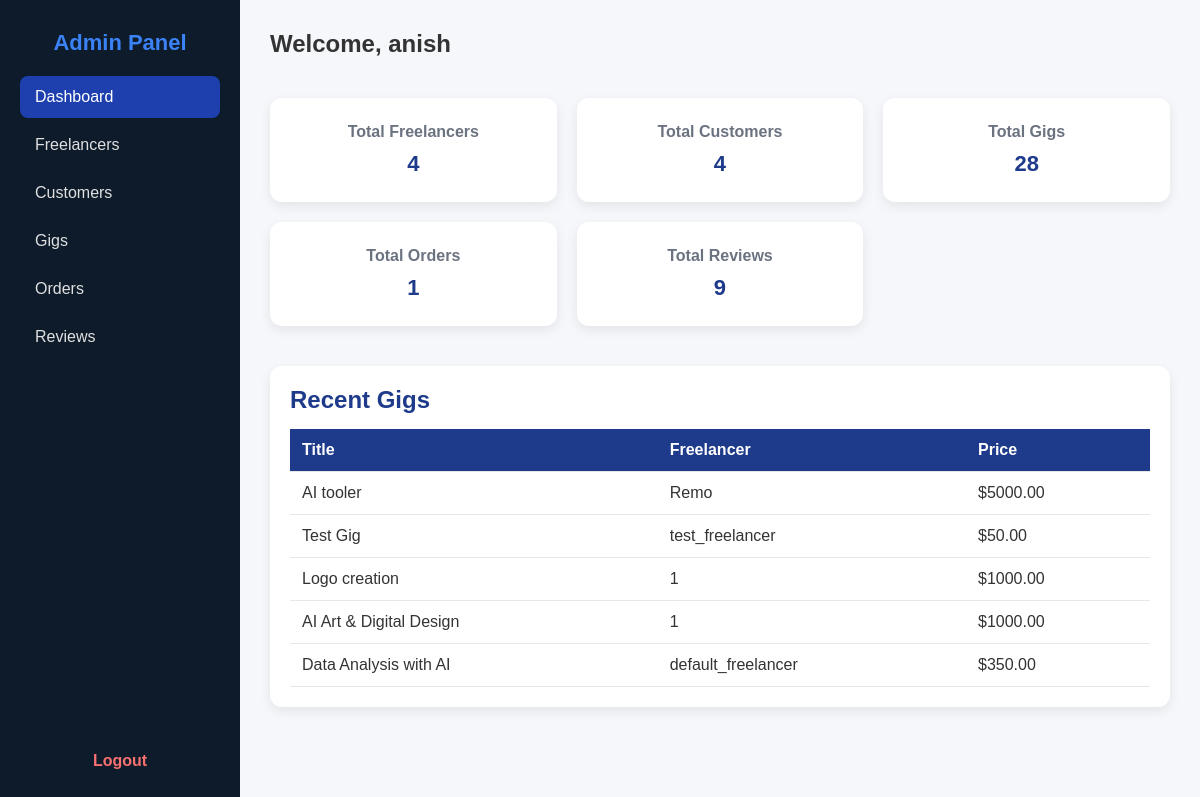
The page /admin-dashboard/ (signed in) on the database its author committed.
### freelance_marketplace/models.py (models this page shows, shortened)
class CustomUser(AbstractUser):
    ROLE_CHOICES = (
        ('admin', 'Admin'),
        ('freelancer', 'Freelancer'),
        ('customer', 'Customer'),
    )
    role = models.CharField(max_length=20, choices=ROLE_CHOICES, default='customer')

class Gig(models.Model):
    freelancer = models.ForeignKey(settings.AUTH_USER_MODEL, on_delete=models.CASCADE, related_name='freelancer_gigs')
    title = models.CharField(max_length=200)
    description = models.TextField()
    category = models.ForeignKey(Category, on_delete=models.SET_NULL, null=True, blank=True)
    price = models.DecimalField(max_digits=10, decimal_places=2)
    image = models.ImageField(upload_to='gigs/', blank=True, null=True)
    created_by = models.ForeignKey(
        settings.AUTH_USER_MODEL,
        on_delete=models.CASCADE,
        related_name='created_gigs'
    )
    created_at = models.DateTimeField(auto_now_add=True)

class Freelancer(models.Model):
    user = models.OneToOneField(settings.AUTH_USER_MODEL, on_delete=models.CASCADE)
    name = models.CharField(max_length=100)
    skills = models.TextField(blank=True, null=True)
    rating = models.FloatField(default=0)
    bio = models.TextField(blank=True, null=True)

### freelance_marketplace/views.py (the view)
# urls.py: path('admin-dashboard/', views.admin_dashboard, name='admin_dashboard'),
def admin_dashboard(request):
    if not request.user.is_authenticated or not request.user.is_superuser:
        return redirect('freelance_marketplace:admin_login')
    freelancers = Freelancer.objects.all()
    customers = Customer.objects.all()
    gigs = Gig.objects.all()
    orders = Order.objects.all()
    reviews = Review.objects.all()
    total_freelancers = freelancers.count()
    total_customers = customers.count()
    total_gigs = gigs.count()
    total_orders = orders.count()
    total_reviews = reviews.count()
    recent_gigs = gigs.order_by('-created_at')[:5]
    context = {
        'freelancers': freelancers,
        'customers': customers,
        'gigs': gigs,
        'orders': orders,
        'reviews': reviews,
        'total_freelancers': total_freelancers,
        'total_customers': total_customers,
        'total_gigs': total_gigs,
        'total_orders': total_orders,
        'total_reviews': total_reviews,
        'recent_gigs': recent_gigs,
    }
    return render(request, 'freelance_marketplace/admin_dashboard.html', context)

### freelance_marketplace/templates/freelance_marketplace/admin_dashboard.html (shortened to what this page needs)
<!DOCTYPE html>
<html lang="en">
<head>
</head>
<body>
    <div class="sidebar">
        <div>
            <h2>Admin Panel</h2>
            <div class="nav-links">
                <a href="{% url 'freelance_marketplace:admin_dashboard' %}" class="active">Dashboard</a>
                <a href="{% url 'freelance_marketplace:admin_freelancers' %}">Freelancers</a>
                <a href="{% url 'freelance_marketplace:admin_customers' %}">Customers</a>
                <a href="{% url 'freelance_marketplace:admin_gigs' %}">Gigs</a>
                <a href="{% url 'freelance_marketplace:admin_orders' %}">Orders</a>
                <a href="{% url 'freelance_marketplace:admin_reviews' %}">Reviews</a>
            </div>
        </div>
        <div class="logout">
            <a href="{% url 'freelance_marketplace:admin_logout' %}">Logout</a>
        </div>
    </div>
    <div class="main">
        <div class="header">
            <h1>Welcome, {{ request.user.username }}</h1>
        </div>
        {% block content %}
        <div class="cards">
            <div class="card">
                <h3>Total Freelancers</h3>
                <p>{{ total_freelancers }}</p>
            </div>
            <div class="card">
                <h3>Total Customers</h3>
                <p>{{ total_customers }}</p>
            </div>
            <div class="card">
                <h3>Total Gigs</h3>
                <p>{{ total_gigs }}</p>
            </div>
            <div class="card">
                <h3>Total Orders</h3>
                <p>{{ total_orders }}</p>
            </div>
            <div class="card">
                <h3>Total Reviews</h3>
                <p>{{ total_reviews }}</p>
            </div>
        </div>
        <div class="table-section">
            <h2 style="margin-bottom: 15px; color:#1e3a8a;">Recent Gigs</h2>
            <table>
                <thead>
                    <tr>
                        <th>Title</th>
                        <th>Freelancer</th>
                        <th>Price</th>
                    </tr>
                </thead>
                <tbody>
                    {% for gig in recent_gigs %}
                    <tr>
                        <td>{{ gig.title }}</td>
                        <td>{{ gig.freelancer.freelancer.name|default:gig.freelancer.username }}</td>
                        <td>${{ gig.price }}</td>
                    </tr>
                    {% empty %}
                    <tr><td colspan="3">No gigs available</td></tr>
                    {% endfor %}
                </tbody>
            </table>
        </div>
        {% endblock %}
    </div>
</body>
</html>

### freelance_marketplace/templates/freelance_marketplace/admin_dashboard.html (style rules this page uses)
* { margin: 0; padding: 0; box-sizing: border-box; }
body { font-family: "Poppins", sans-serif; background-color: #f5f7fa; color: #333; display: flex; min-height: 100vh; }
.sidebar { width: 240px; background-color: #0d1b2a; color: white; padding: 30px 20px; display: flex; flex-direction: column; justify-content: space-between; }
.sidebar h2 { color: #3b82f6; margin-bottom: 20px; font-size: 22px; text-align: center; }
.nav-links a { display: block; text-decoration: none; color: #e0e0e0; padding: 12px 15px; margin: 6px 0; border-radius: 8px; transition: 0.3s; }
.nav-links a:hover, .nav-links a.active { background-color: #1e40af; color: white; }
.logout { text-align: center; margin-top: 20px; }
.logout a { color: #f87171; text-decoration: none; font-weight: 600; }
.main { flex: 1; padding: 30px; }
.header { display: flex; justify-content: space-between; align-items: center; margin-bottom: 40px; }
.header h1 { font-size: 24px; font-weight: 600; }
.cards { display: grid; grid-template-columns: repeat(auto-fit, minmax(220px, 1fr)); gap: 20px; margin-bottom: 40px; }
.card { background: white; border-radius: 12px; padding: 25px; box-shadow: 0 4px 12px rgba(0, 0, 0, 0.08); transition: transform 0.3s; text-align: center; }
.card h3 { font-size: 16px; color: #6b7280; margin-bottom: 10px; }
.card p { font-size: 22px; font-weight: 600; color: #1e3a8a; }
.table-section { background: white; border-radius: 12px; padding: 20px; box-shadow: 0 4px 12px rgba(0, 0, 0, 0.08); }
table { width: 100%; border-collapse: collapse; }
table thead { background-color: #1e3a8a; color: white; }
table th, table td { padding: 12px; text-align: left; border-bottom: 1px solid #e5e7eb; }

### rows shown on the page
CustomUser: user.username "anish"
Gig: title "AI tooler", freelancer.freelancer.name "Remo", price "5000.00"
Gig: title "Test Gig", freelancer.freelancer.name "test_freelancer", price "50.00"
Gig: title "Logo creation", freelancer.freelancer.name "1", price "1000.00"
Gig: title "AI Art & Digital Design", freelancer.freelancer.name "1", price "1000.00"
Gig: title "Data Analysis with AI", freelancer.freelancer.name "default_freelancer", price "350.00"

### other values the page prints
{{ total_freelancers }} "4"
{{ total_customers }} "4"
{{ total_gigs }} "28"
{{ total_orders }} "1"
{{ total_reviews }} "9"
